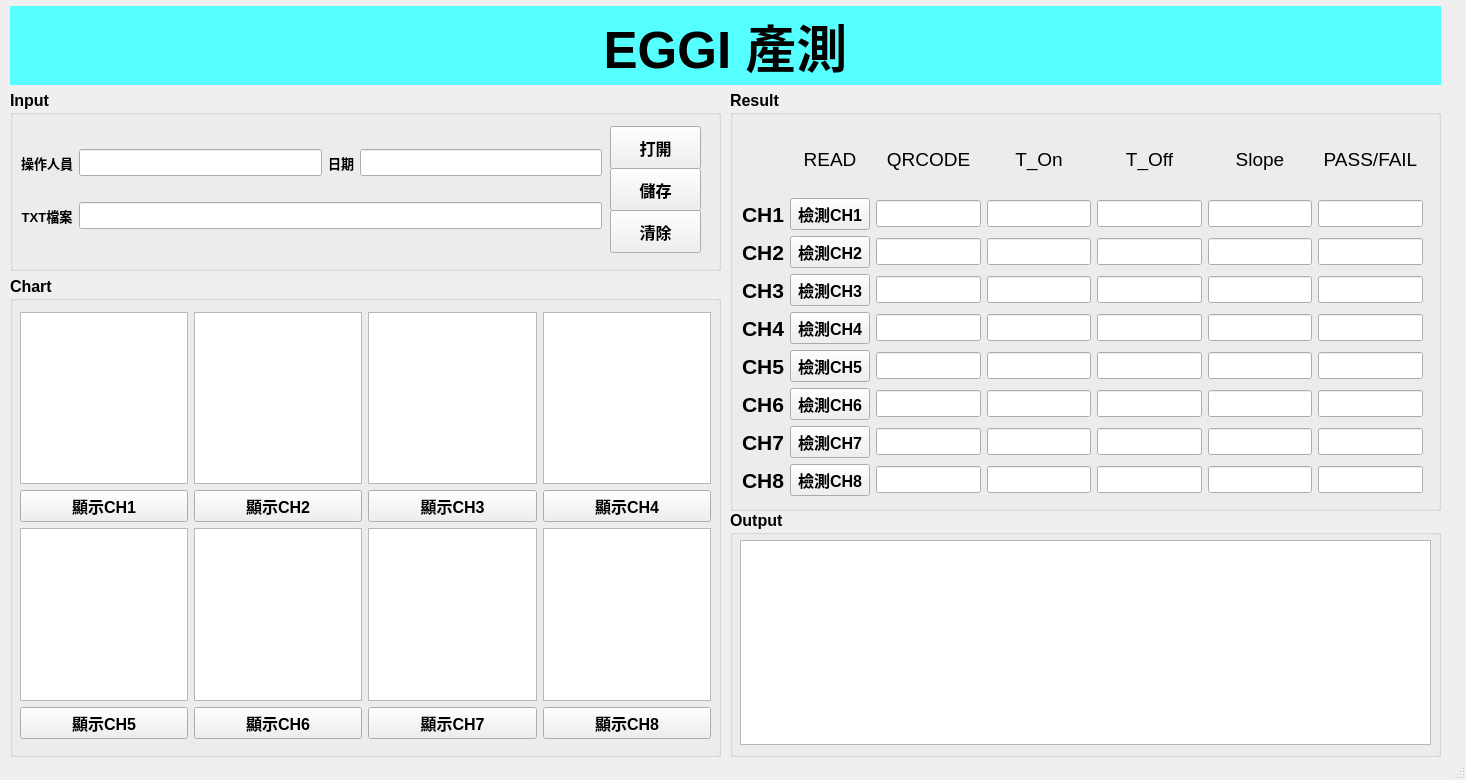
<?xml version="1.0" encoding="UTF-8"?>
<ui version="4.0">
 <class>MainWindow</class>
 <widget class="QMainWindow" name="MainWindow">
  <property name="geometry">
   <rect>
    <x>0</x>
    <y>0</y>
    <width>1466</width>
    <height>780</height>
   </rect>
  </property>
  <property name="windowTitle">
   <string>溫度監控程式</string>
  </property>
  <widget class="QWidget" name="centralwidget">
   <widget class="QGroupBox" name="Input_box">
    <property name="geometry">
     <rect>
      <x>10</x>
      <y>90</y>
      <width>711</width>
      <height>181</height>
     </rect>
    </property>
    <property name="font">
     <font>
      <pointsize>12</pointsize>
      <weight>75</weight>
      <italic>false</italic>
      <bold>true</bold>
      <underline>false</underline>
      <strikeout>false</strikeout>
      <kerning>true</kerning>
     </font>
    </property>
    <property name="styleSheet">
     <string notr="true"/>
    </property>
    <property name="title">
     <string>Input</string>
    </property>
    <widget class="QPushButton" name="btn_opentxt">
     <property name="geometry">
      <rect>
       <x>600</x>
       <y>36</y>
       <width>91</width>
       <height>43</height>
      </rect>
     </property>
     <property name="font">
      <font>
       <pointsize>12</pointsize>
       <weight>75</weight>
       <italic>false</italic>
       <bold>true</bold>
       <underline>false</underline>
       <strikeout>false</strikeout>
       <kerning>true</kerning>
      </font>
     </property>
     <property name="text">
      <string>打開</string>
     </property>
    </widget>
    <widget class="QPushButton" name="btn_save">
     <property name="geometry">
      <rect>
       <x>600</x>
       <y>78</y>
       <width>91</width>
       <height>43</height>
      </rect>
     </property>
     <property name="font">
      <font>
       <pointsize>12</pointsize>
       <weight>75</weight>
       <italic>false</italic>
       <bold>true</bold>
       <underline>false</underline>
       <strikeout>false</strikeout>
       <kerning>true</kerning>
      </font>
     </property>
     <property name="text">
      <string>儲存</string>
     </property>
    </widget>
    <widget class="QPushButton" name="btn_clean">
     <property name="geometry">
      <rect>
       <x>600</x>
       <y>120</y>
       <width>91</width>
       <height>43</height>
      </rect>
     </property>
     <property name="font">
      <font>
       <pointsize>12</pointsize>
       <weight>75</weight>
       <italic>false</italic>
       <bold>true</bold>
       <underline>false</underline>
       <strikeout>false</strikeout>
       <kerning>true</kerning>
      </font>
     </property>
     <property name="text">
      <string>清除</string>
     </property>
    </widget>
    <widget class="QWidget" name="layoutWidget">
     <property name="geometry">
      <rect>
       <x>11</x>
       <y>39</y>
       <width>581</width>
       <height>121</height>
      </rect>
     </property>
     <layout class="QGridLayout" name="gridLayout_2">
      <item row="0" column="0">
       <widget class="QLabel" name="label_name">
        <property name="font">
         <font>
          <pointsize>10</pointsize>
          <weight>75</weight>
          <italic>false</italic>
          <bold>true</bold>
          <underline>false</underline>
          <strikeout>false</strikeout>
          <kerning>true</kerning>
         </font>
        </property>
        <property name="text">
         <string>操作人員</string>
        </property>
        <property name="alignment">
         <set>Qt::AlignCenter</set>
        </property>
       </widget>
      </item>
      <item row="0" column="1">
       <widget class="QLineEdit" name="input_name"/>
      </item>
      <item row="0" column="2">
       <widget class="QLabel" name="label_datetime">
        <property name="font">
         <font>
          <pointsize>10</pointsize>
          <weight>75</weight>
          <italic>false</italic>
          <bold>true</bold>
          <underline>false</underline>
          <strikeout>false</strikeout>
          <kerning>true</kerning>
         </font>
        </property>
        <property name="text">
         <string>日期</string>
        </property>
        <property name="alignment">
         <set>Qt::AlignCenter</set>
        </property>
       </widget>
      </item>
      <item row="0" column="3">
       <widget class="QLineEdit" name="output_datetime"/>
      </item>
      <item row="1" column="0">
       <widget class="QLabel" name="label_txt_2">
        <property name="font">
         <font>
          <pointsize>10</pointsize>
          <weight>75</weight>
          <italic>false</italic>
          <bold>true</bold>
          <underline>false</underline>
          <strikeout>false</strikeout>
          <kerning>true</kerning>
         </font>
        </property>
        <property name="text">
         <string>TXT檔案</string>
        </property>
        <property name="alignment">
         <set>Qt::AlignCenter</set>
        </property>
       </widget>
      </item>
      <item row="1" column="1" colspan="3">
       <widget class="QLineEdit" name="input_file"/>
      </item>
     </layout>
    </widget>
   </widget>
   <widget class="QLabel" name="EGGI_Title">
    <property name="geometry">
     <rect>
      <x>10</x>
      <y>6</y>
      <width>1431</width>
      <height>79</height>
     </rect>
    </property>
    <property name="font">
     <font>
      <pointsize>38</pointsize>
      <weight>75</weight>
      <bold>true</bold>
      <underline>false</underline>
     </font>
    </property>
    <property name="cursor">
     <cursorShape>ArrowCursor</cursorShape>
    </property>
    <property name="styleSheet">
     <string notr="true">background-color: rgb(85, 255, 255);</string>
    </property>
    <property name="text">
     <string>EGGI 產測</string>
    </property>
    <property name="alignment">
     <set>Qt::AlignCenter</set>
    </property>
   </widget>
   <widget class="QGroupBox" name="Chart_box">
    <property name="geometry">
     <rect>
      <x>10</x>
      <y>276</y>
      <width>711</width>
      <height>481</height>
     </rect>
    </property>
    <property name="font">
     <font>
      <pointsize>12</pointsize>
      <weight>75</weight>
      <bold>true</bold>
     </font>
    </property>
    <property name="title">
     <string>Chart</string>
    </property>
    <widget class="QSplitter" name="splitter_2">
     <property name="geometry">
      <rect>
       <x>16</x>
       <y>156</y>
       <width>0</width>
       <height>0</height>
      </rect>
     </property>
     <property name="orientation">
      <enum>Qt::Vertical</enum>
     </property>
     <widget class="QWidget" name="widget_6" native="true">
      <property name="styleSheet">
       <string notr="true">background-color: rgb(255, 255, 255);</string>
      </property>
     </widget>
     <widget class="QWidget" name="widget_7" native="true">
      <property name="styleSheet">
       <string notr="true">background-color: rgb(255, 255, 255);</string>
      </property>
     </widget>
     <widget class="QWidget" name="widget_8" native="true">
      <property name="styleSheet">
       <string notr="true">background-color: rgb(255, 255, 255);</string>
      </property>
     </widget>
     <widget class="QWidget" name="widget_5" native="true">
      <property name="styleSheet">
       <string notr="true">background-color: rgb(255, 255, 255);</string>
      </property>
     </widget>
    </widget>
    <widget class="QWidget" name="layoutWidget_2">
     <property name="geometry">
      <rect>
       <x>10</x>
       <y>36</y>
       <width>691</width>
       <height>427</height>
      </rect>
     </property>
     <layout class="QGridLayout" name="gridLayout_3">
      <item row="3" column="1">
       <widget class="QPushButton" name="ch6_display">
        <property name="text">
         <string>顯示CH6</string>
        </property>
       </widget>
      </item>
      <item row="3" column="2">
       <widget class="QPushButton" name="ch7_display">
        <property name="text">
         <string>顯示CH7</string>
        </property>
       </widget>
      </item>
      <item row="3" column="3">
       <widget class="QPushButton" name="ch8_display">
        <property name="text">
         <string>顯示CH8</string>
        </property>
       </widget>
      </item>
      <item row="1" column="2">
       <widget class="QPushButton" name="ch3_display">
        <property name="text">
         <string>顯示CH3</string>
        </property>
       </widget>
      </item>
      <item row="0" column="2">
       <widget class="QGraphicsView" name="ch3_chart"/>
      </item>
      <item row="2" column="2">
       <widget class="QGraphicsView" name="ch7_chart"/>
      </item>
      <item row="2" column="3">
       <widget class="QGraphicsView" name="ch8_chart"/>
      </item>
      <item row="0" column="3">
       <widget class="QGraphicsView" name="ch4_chart"/>
      </item>
      <item row="1" column="0">
       <widget class="QPushButton" name="ch1_display">
        <property name="text">
         <string>顯示CH1</string>
        </property>
       </widget>
      </item>
      <item row="0" column="0">
       <widget class="QGraphicsView" name="ch1_chart"/>
      </item>
      <item row="2" column="1">
       <widget class="QGraphicsView" name="ch6_chart"/>
      </item>
      <item row="1" column="1">
       <widget class="QPushButton" name="ch2_display">
        <property name="text">
         <string>顯示CH2</string>
        </property>
       </widget>
      </item>
      <item row="2" column="0">
       <widget class="QGraphicsView" name="ch5_chart"/>
      </item>
      <item row="0" column="1">
       <widget class="QGraphicsView" name="ch2_chart"/>
      </item>
      <item row="3" column="0">
       <widget class="QPushButton" name="ch5_display">
        <property name="text">
         <string>顯示CH5</string>
        </property>
       </widget>
      </item>
      <item row="1" column="3">
       <widget class="QPushButton" name="ch4_display">
        <property name="text">
         <string>顯示CH4</string>
        </property>
       </widget>
      </item>
     </layout>
    </widget>
   </widget>
   <widget class="QGroupBox" name="Result_box">
    <property name="geometry">
     <rect>
      <x>730</x>
      <y>90</y>
      <width>711</width>
      <height>421</height>
     </rect>
    </property>
    <property name="font">
     <font>
      <pointsize>12</pointsize>
      <weight>75</weight>
      <bold>true</bold>
     </font>
    </property>
    <property name="title">
     <string>Result</string>
    </property>
    <widget class="QWidget" name="layoutWidget">
     <property name="geometry">
      <rect>
       <x>12</x>
       <y>36</y>
       <width>681</width>
       <height>370</height>
      </rect>
     </property>
     <layout class="QGridLayout" name="gridLayout">
      <item row="6" column="0">
       <widget class="QLabel" name="label_ch6">
        <property name="font">
         <font>
          <pointsize>16</pointsize>
          <weight>75</weight>
          <bold>true</bold>
         </font>
        </property>
        <property name="text">
         <string>CH6</string>
        </property>
        <property name="alignment">
         <set>Qt::AlignCenter</set>
        </property>
       </widget>
      </item>
      <item row="7" column="4">
       <widget class="QLineEdit" name="ch7_T_Off">
        <property name="alignment">
         <set>Qt::AlignCenter</set>
        </property>
       </widget>
      </item>
      <item row="5" column="1">
       <widget class="QPushButton" name="ch5_qrcode">
        <property name="text">
         <string>檢測CH5</string>
        </property>
       </widget>
      </item>
      <item row="2" column="5">
       <widget class="QLineEdit" name="ch2_slope">
        <property name="alignment">
         <set>Qt::AlignCenter</set>
        </property>
       </widget>
      </item>
      <item row="4" column="5">
       <widget class="QLineEdit" name="ch4_slope">
        <property name="alignment">
         <set>Qt::AlignCenter</set>
        </property>
       </widget>
      </item>
      <item row="3" column="2">
       <widget class="QLineEdit" name="ch3_qrcodelable">
        <property name="alignment">
         <set>Qt::AlignCenter</set>
        </property>
       </widget>
      </item>
      <item row="1" column="6">
       <widget class="QLineEdit" name="ch1_PF">
        <property name="alignment">
         <set>Qt::AlignCenter</set>
        </property>
       </widget>
      </item>
      <item row="1" column="5">
       <widget class="QLineEdit" name="ch1_slope">
        <property name="alignment">
         <set>Qt::AlignCenter</set>
        </property>
       </widget>
      </item>
      <item row="3" column="1">
       <widget class="QPushButton" name="ch3_qrcode">
        <property name="text">
         <string>檢測CH3</string>
        </property>
       </widget>
      </item>
      <item row="4" column="6">
       <widget class="QLineEdit" name="ch4_PF">
        <property name="alignment">
         <set>Qt::AlignCenter</set>
        </property>
       </widget>
      </item>
      <item row="2" column="4">
       <widget class="QLineEdit" name="ch2_T_Off">
        <property name="alignment">
         <set>Qt::AlignCenter</set>
        </property>
       </widget>
      </item>
      <item row="7" column="5">
       <widget class="QLineEdit" name="ch7_slope">
        <property name="alignment">
         <set>Qt::AlignCenter</set>
        </property>
       </widget>
      </item>
      <item row="2" column="1">
       <widget class="QPushButton" name="ch2_qrcode">
        <property name="text">
         <string>檢測CH2</string>
        </property>
       </widget>
      </item>
      <item row="2" column="2">
       <widget class="QLineEdit" name="ch2_qrcodelable">
        <property name="alignment">
         <set>Qt::AlignCenter</set>
        </property>
       </widget>
      </item>
      <item row="4" column="1">
       <widget class="QPushButton" name="ch4_qrcode">
        <property name="text">
         <string>檢測CH4</string>
        </property>
       </widget>
      </item>
      <item row="1" column="4">
       <widget class="QLineEdit" name="ch1_T_Off">
        <property name="alignment">
         <set>Qt::AlignCenter</set>
        </property>
       </widget>
      </item>
      <item row="0" column="3">
       <widget class="QLabel" name="label_T_On">
        <property name="font">
         <font>
          <pointsize>14</pointsize>
          <weight>50</weight>
          <bold>false</bold>
         </font>
        </property>
        <property name="text">
         <string>T_On</string>
        </property>
        <property name="alignment">
         <set>Qt::AlignCenter</set>
        </property>
       </widget>
      </item>
      <item row="1" column="3">
       <widget class="QLineEdit" name="ch1_T_On">
        <property name="alignment">
         <set>Qt::AlignCenter</set>
        </property>
       </widget>
      </item>
      <item row="7" column="3">
       <widget class="QLineEdit" name="ch7_T_On">
        <property name="alignment">
         <set>Qt::AlignCenter</set>
        </property>
       </widget>
      </item>
      <item row="7" column="1">
       <widget class="QPushButton" name="ch7_qrcode">
        <property name="text">
         <string>檢測CH7</string>
        </property>
       </widget>
      </item>
      <item row="4" column="0">
       <widget class="QLabel" name="label_ch4">
        <property name="font">
         <font>
          <pointsize>16</pointsize>
          <weight>75</weight>
          <bold>true</bold>
         </font>
        </property>
        <property name="text">
         <string>CH4</string>
        </property>
        <property name="alignment">
         <set>Qt::AlignCenter</set>
        </property>
       </widget>
      </item>
      <item row="6" column="2">
       <widget class="QLineEdit" name="ch6_qrcodelable">
        <property name="alignment">
         <set>Qt::AlignCenter</set>
        </property>
       </widget>
      </item>
      <item row="3" column="6">
       <widget class="QLineEdit" name="ch3_PF">
        <property name="alignment">
         <set>Qt::AlignCenter</set>
        </property>
       </widget>
      </item>
      <item row="8" column="1">
       <widget class="QPushButton" name="ch8_qrcode">
        <property name="text">
         <string>檢測CH8</string>
        </property>
       </widget>
      </item>
      <item row="3" column="5">
       <widget class="QLineEdit" name="ch3_slope">
        <property name="alignment">
         <set>Qt::AlignCenter</set>
        </property>
       </widget>
      </item>
      <item row="5" column="2">
       <widget class="QLineEdit" name="ch5_qrcodelable">
        <property name="alignment">
         <set>Qt::AlignCenter</set>
        </property>
       </widget>
      </item>
      <item row="8" column="4">
       <widget class="QLineEdit" name="ch8_T_Off">
        <property name="alignment">
         <set>Qt::AlignCenter</set>
        </property>
       </widget>
      </item>
      <item row="5" column="4">
       <widget class="QLineEdit" name="ch5_T_Off">
        <property name="alignment">
         <set>Qt::AlignCenter</set>
        </property>
       </widget>
      </item>
      <item row="6" column="4">
       <widget class="QLineEdit" name="ch6_T_Off">
        <property name="alignment">
         <set>Qt::AlignCenter</set>
        </property>
       </widget>
      </item>
      <item row="8" column="3">
       <widget class="QLineEdit" name="ch8_T_On">
        <property name="alignment">
         <set>Qt::AlignCenter</set>
        </property>
       </widget>
      </item>
      <item row="7" column="6">
       <widget class="QLineEdit" name="ch7_PF">
        <property name="alignment">
         <set>Qt::AlignCenter</set>
        </property>
       </widget>
      </item>
      <item row="5" column="0">
       <widget class="QLabel" name="label_ch5">
        <property name="font">
         <font>
          <pointsize>16</pointsize>
          <weight>75</weight>
          <bold>true</bold>
         </font>
        </property>
        <property name="text">
         <string>CH5</string>
        </property>
        <property name="alignment">
         <set>Qt::AlignCenter</set>
        </property>
       </widget>
      </item>
      <item row="6" column="1">
       <widget class="QPushButton" name="ch6_qrcode">
        <property name="text">
         <string>檢測CH6</string>
        </property>
       </widget>
      </item>
      <item row="4" column="4">
       <widget class="QLineEdit" name="ch4_T_Off">
        <property name="alignment">
         <set>Qt::AlignCenter</set>
        </property>
       </widget>
      </item>
      <item row="3" column="4">
       <widget class="QLineEdit" name="ch3_T_Off">
        <property name="alignment">
         <set>Qt::AlignCenter</set>
        </property>
       </widget>
      </item>
      <item row="7" column="0">
       <widget class="QLabel" name="label_ch7">
        <property name="font">
         <font>
          <pointsize>16</pointsize>
          <weight>75</weight>
          <bold>true</bold>
         </font>
        </property>
        <property name="text">
         <string>CH7</string>
        </property>
        <property name="alignment">
         <set>Qt::AlignCenter</set>
        </property>
       </widget>
      </item>
      <item row="0" column="6">
       <widget class="QLabel" name="label_T_On_14">
        <property name="font">
         <font>
          <pointsize>14</pointsize>
          <weight>50</weight>
          <bold>false</bold>
         </font>
        </property>
        <property name="text">
         <string>PASS/FAIL</string>
        </property>
        <property name="alignment">
         <set>Qt::AlignCenter</set>
        </property>
       </widget>
      </item>
      <item row="3" column="0">
       <widget class="QLabel" name="label_ch3">
        <property name="font">
         <font>
          <pointsize>16</pointsize>
          <weight>75</weight>
          <bold>true</bold>
         </font>
        </property>
        <property name="text">
         <string>CH3</string>
        </property>
        <property name="alignment">
         <set>Qt::AlignCenter</set>
        </property>
       </widget>
      </item>
      <item row="0" column="4">
       <widget class="QLabel" name="label_T_Off">
        <property name="font">
         <font>
          <pointsize>14</pointsize>
          <weight>50</weight>
          <bold>false</bold>
         </font>
        </property>
        <property name="text">
         <string>T_Off</string>
        </property>
        <property name="alignment">
         <set>Qt::AlignCenter</set>
        </property>
       </widget>
      </item>
      <item row="4" column="3">
       <widget class="QLineEdit" name="ch4_T_On">
        <property name="alignment">
         <set>Qt::AlignCenter</set>
        </property>
       </widget>
      </item>
      <item row="8" column="2">
       <widget class="QLineEdit" name="ch8_qrcodelable">
        <property name="alignment">
         <set>Qt::AlignCenter</set>
        </property>
       </widget>
      </item>
      <item row="8" column="0">
       <widget class="QLabel" name="label_ch8">
        <property name="font">
         <font>
          <pointsize>16</pointsize>
          <weight>75</weight>
          <bold>true</bold>
         </font>
        </property>
        <property name="text">
         <string>CH8</string>
        </property>
        <property name="alignment">
         <set>Qt::AlignCenter</set>
        </property>
       </widget>
      </item>
      <item row="2" column="0">
       <widget class="QLabel" name="label_ch2">
        <property name="font">
         <font>
          <pointsize>16</pointsize>
          <weight>75</weight>
          <bold>true</bold>
         </font>
        </property>
        <property name="text">
         <string>CH2</string>
        </property>
        <property name="alignment">
         <set>Qt::AlignCenter</set>
        </property>
       </widget>
      </item>
      <item row="1" column="0">
       <widget class="QLabel" name="label_ch1">
        <property name="font">
         <font>
          <pointsize>16</pointsize>
          <weight>75</weight>
          <bold>true</bold>
         </font>
        </property>
        <property name="text">
         <string>CH1</string>
        </property>
        <property name="alignment">
         <set>Qt::AlignCenter</set>
        </property>
       </widget>
      </item>
      <item row="0" column="1">
       <widget class="QLabel" name="label_qrcode_2">
        <property name="font">
         <font>
          <pointsize>14</pointsize>
          <weight>50</weight>
          <bold>false</bold>
         </font>
        </property>
        <property name="text">
         <string>READ</string>
        </property>
        <property name="alignment">
         <set>Qt::AlignCenter</set>
        </property>
       </widget>
      </item>
      <item row="0" column="2">
       <widget class="QLabel" name="label_qrcode">
        <property name="font">
         <font>
          <pointsize>14</pointsize>
          <weight>50</weight>
          <bold>false</bold>
         </font>
        </property>
        <property name="text">
         <string>QRCODE</string>
        </property>
        <property name="alignment">
         <set>Qt::AlignCenter</set>
        </property>
       </widget>
      </item>
      <item row="7" column="2">
       <widget class="QLineEdit" name="ch7_qrcodelable">
        <property name="alignment">
         <set>Qt::AlignCenter</set>
        </property>
       </widget>
      </item>
      <item row="6" column="6">
       <widget class="QLineEdit" name="ch6_PF">
        <property name="alignment">
         <set>Qt::AlignCenter</set>
        </property>
       </widget>
      </item>
      <item row="1" column="1">
       <widget class="QPushButton" name="ch1_qrcode">
        <property name="text">
         <string>檢測CH1</string>
        </property>
       </widget>
      </item>
      <item row="2" column="3">
       <widget class="QLineEdit" name="ch2_T_On">
        <property name="alignment">
         <set>Qt::AlignCenter</set>
        </property>
       </widget>
      </item>
      <item row="2" column="6">
       <widget class="QLineEdit" name="ch2_PF">
        <property name="alignment">
         <set>Qt::AlignCenter</set>
        </property>
       </widget>
      </item>
      <item row="3" column="3">
       <widget class="QLineEdit" name="ch3_T_On">
        <property name="alignment">
         <set>Qt::AlignCenter</set>
        </property>
       </widget>
      </item>
      <item row="8" column="6">
       <widget class="QLineEdit" name="ch8_PF">
        <property name="alignment">
         <set>Qt::AlignCenter</set>
        </property>
       </widget>
      </item>
      <item row="1" column="2">
       <widget class="QLineEdit" name="ch1_qrcodelable">
        <property name="alignment">
         <set>Qt::AlignCenter</set>
        </property>
       </widget>
      </item>
      <item row="6" column="5">
       <widget class="QLineEdit" name="ch6_slope">
        <property name="alignment">
         <set>Qt::AlignCenter</set>
        </property>
       </widget>
      </item>
      <item row="4" column="2">
       <widget class="QLineEdit" name="ch4_qrcodelable">
        <property name="alignment">
         <set>Qt::AlignCenter</set>
        </property>
       </widget>
      </item>
      <item row="5" column="5">
       <widget class="QLineEdit" name="ch5_slope">
        <property name="alignment">
         <set>Qt::AlignCenter</set>
        </property>
       </widget>
      </item>
      <item row="5" column="3">
       <widget class="QLineEdit" name="ch5_T_On">
        <property name="alignment">
         <set>Qt::AlignCenter</set>
        </property>
       </widget>
      </item>
      <item row="5" column="6">
       <widget class="QLineEdit" name="ch5_PF">
        <property name="alignment">
         <set>Qt::AlignCenter</set>
        </property>
       </widget>
      </item>
      <item row="6" column="3">
       <widget class="QLineEdit" name="ch6_T_On">
        <property name="alignment">
         <set>Qt::AlignCenter</set>
        </property>
       </widget>
      </item>
      <item row="8" column="5">
       <widget class="QLineEdit" name="ch8_slope">
        <property name="alignment">
         <set>Qt::AlignCenter</set>
        </property>
       </widget>
      </item>
      <item row="0" column="5">
       <widget class="QLabel" name="label_Slope">
        <property name="font">
         <font>
          <pointsize>14</pointsize>
          <weight>50</weight>
          <bold>false</bold>
         </font>
        </property>
        <property name="text">
         <string>Slope</string>
        </property>
        <property name="alignment">
         <set>Qt::AlignCenter</set>
        </property>
       </widget>
      </item>
     </layout>
    </widget>
   </widget>
   <widget class="QGroupBox" name="groupBox">
    <property name="geometry">
     <rect>
      <x>730</x>
      <y>510</y>
      <width>711</width>
      <height>247</height>
     </rect>
    </property>
    <property name="font">
     <font>
      <pointsize>12</pointsize>
      <weight>75</weight>
      <bold>true</bold>
     </font>
    </property>
    <property name="title">
     <string>Output</string>
    </property>
    <widget class="QTextBrowser" name="textBrowser">
     <property name="geometry">
      <rect>
       <x>10</x>
       <y>30</y>
       <width>691</width>
       <height>205</height>
      </rect>
     </property>
     <property name="html">
      <string>&lt;!DOCTYPE HTML PUBLIC &quot;-//W3C//DTD HTML 4.0//EN&quot; &quot;http://www.w3.org/TR/REC-html40/strict.dtd&quot;&gt;
&lt;html&gt;&lt;head&gt;&lt;meta name=&quot;qrichtext&quot; content=&quot;1&quot; /&gt;&lt;style type=&quot;text/css&quot;&gt;
p, li { white-space: pre-wrap; }
&lt;/style&gt;&lt;/head&gt;&lt;body style=&quot; font-family:'MS Shell Dlg 2'; font-size:12pt; font-weight:600; font-style:normal;&quot;&gt;
&lt;p style=&quot;-qt-paragraph-type:empty; margin-top:0px; margin-bottom:0px; margin-left:0px; margin-right:0px; -qt-block-indent:0; text-indent:0px;&quot;&gt;&lt;br /&gt;&lt;/p&gt;&lt;/body&gt;&lt;/html&gt;</string>
     </property>
    </widget>
   </widget>
  </widget>
  <widget class="QStatusBar" name="statusbar"/>
 </widget>
 <resources/>
 <connections>
  <connection>
   <sender>btn_opentxt</sender>
   <signal>clicked()</signal>
   <receiver>btn_opentxt</receiver>
   <slot>click()</slot>
   <hints>
    <hint type="sourcelabel">
     <x>643</x>
     <y>155</y>
    </hint>
    <hint type="destinationlabel">
     <x>643</x>
     <y>158</y>
    </hint>
   </hints>
  </connection>
 </connections>
</ui>
